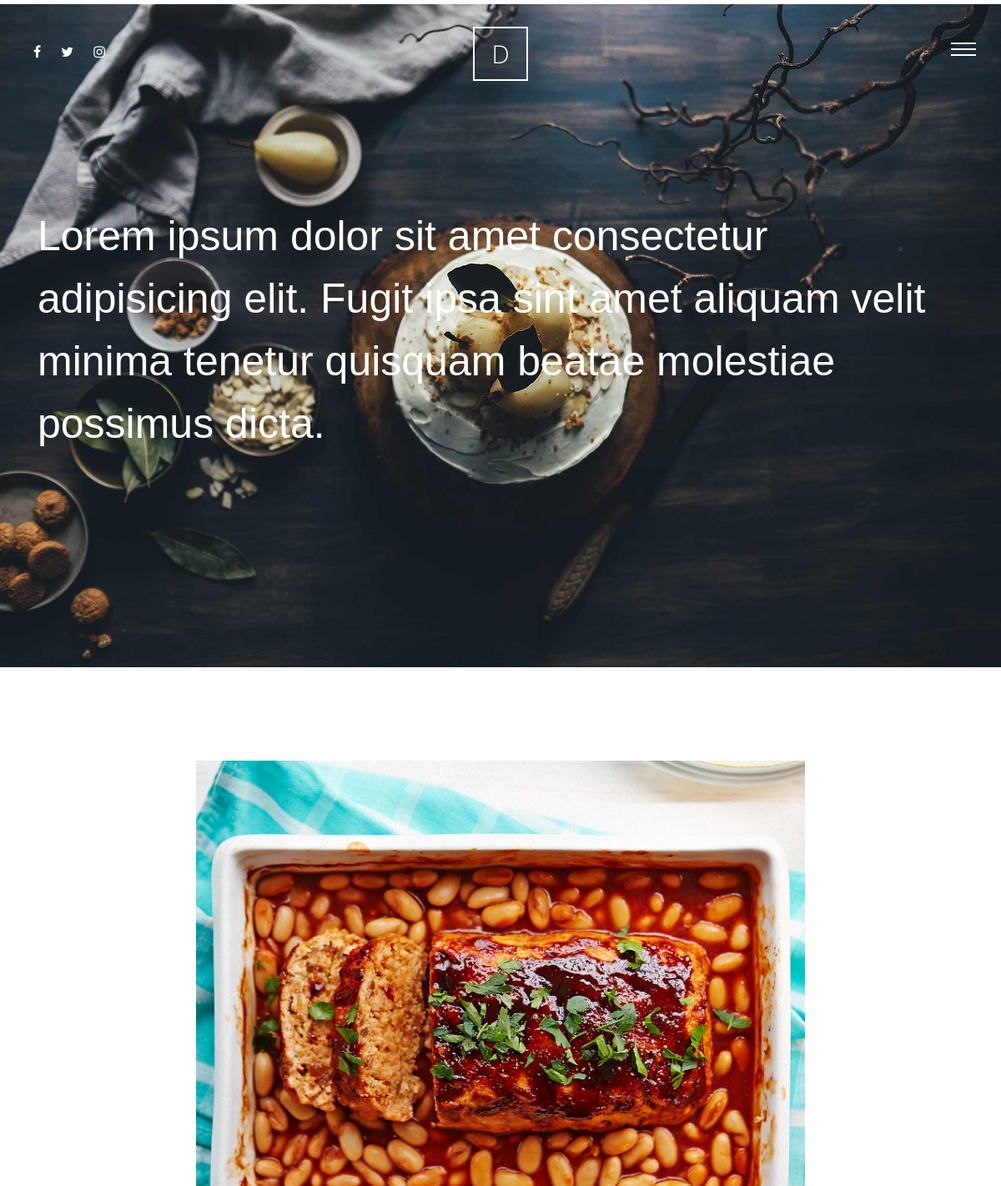
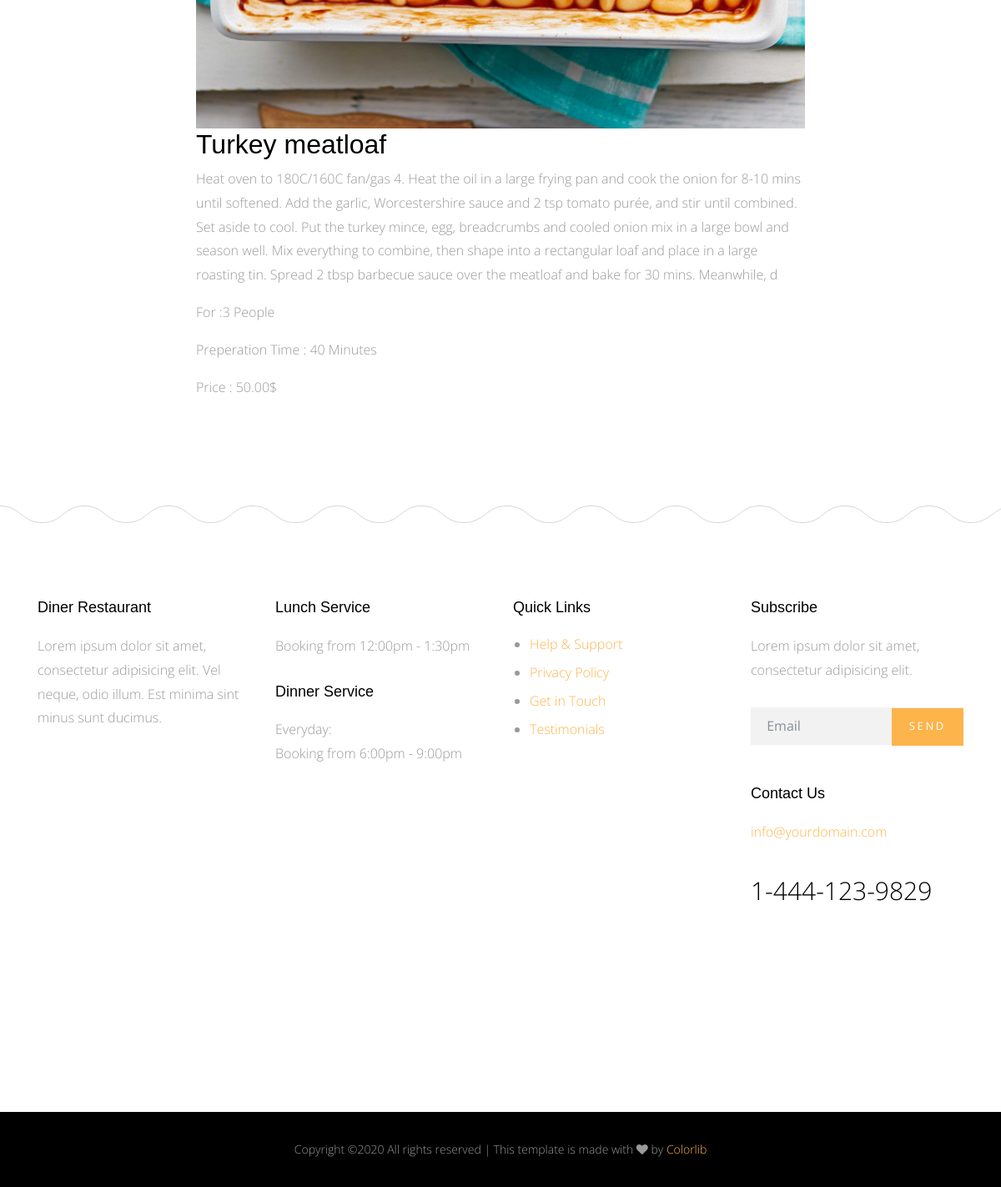
Page /meals/turkey-meatloaf on the committed database (2 pictures, top to bottom).
### meals/models.py (models this page shows, shortened)
class Meals(models.Model):
    name = models.CharField(max_length=50)
    description = models.TextField(max_length=500)
    category = models.ForeignKey('Category' , on_delete=models.SET_NULL , null=True)
    people = models.IntegerField()
    price = models.DecimalField(max_digits=5 , decimal_places=2)
    preperation_time =models.IntegerField()
    image = models.ImageField(upload_to='meals/')
    slug = models.SlugField(blank=True, null=True)
    class Meta:
        verbose_name = 'meal'
        verbose_name_plural = 'meals'
    def __str__(self):
        return self.name

### meals/views.py (the view)
# urls.py: path('<slug:slug>' , views.meal_detail , name='meal_detail')
def meal_detail(request , slug):
    meal_detail = Meals.objects.get(slug=slug)
    context = {'meal_detail' : meal_detail}
    return render(request , 'Meals/detail.html' , context)

### meals/templates/Meals/detail.html (shortened to what this page needs)
{% extends 'base.html' %}
{% load static %}
{% block body %}
      <div class="main-wrap">
        <div class="cover_1">
          <div class="img_bg" style="background-image: url({% static 'site_static/img/slider-1.jpg' %})" data-stellar-background-ratio="0.5">
            <div class="container">
              <div class="row align-items-center">
                <div class="col-md-12" data-aos="fade-up">
                  <h2 class="heading">Lorem ipsum dolor sit amet consectetur adipisicing elit. Fugit ipsa sint amet aliquam velit minima tenetur quisquam beatae molestiae possimus dicta.</h2>
                </div>
              </div>
            </div>
          </div>
        </div>
        <div class="section">
          <div class="container">
            <div class="row justify-content-center">
              <div class="col-md-8" data-aos="fade-up">
                    <img class="meal_img" src="{{meal_detail.image.url}}" alt="">
                    <h2>{{meal_detail}}</h2>
                    <p>{{meal_detail.description}}</p>
                    <p>For :{{meal_detail.people}} People</p>
                    <p>Preperation Time : {{meal_detail.preperation_time}} Minutes</p>
                    <p>Price : {{meal_detail.price}}$ </p>
              </div>
            </div>
          </div>
        </div>
      </div>
      {% endblock body %}

### static/site_static/css/style.css (style rules this page uses)
html { overflow-x: hidden; }
body { background: #fff; font-family: "Open Sans", cursive; font-size: 16px; line-height: 1.8; font-weight: 300; color: #999999; }
h1, h2, h3, h4, h5 { color: #000; font-family: "Playfair Display", Arial, sans-serif; }
.section { padding: 7em 0; }
.cover_1 { position: relative; }
.cover_1 .img_bg { background-repeat: no-repeat; background-size: cover !important; background-position: center center; }
.cover_1 .img_bg, .cover_1 .img_bg > .container > .row { min-height: 700px; height: 100vh; }
.cover_1 .heading { color: white; font-weight: 300; font-size: 30px; line-height: 1.5; }
@media (min-width: 768px) { .cover_1 .heading { font-size: 50px; line-height: 1.5; } }
.meal_img { width: 100% !important ; }

### rows in the picture
Meals: image (picture), name "Turkey meatloaf", description "Heat oven to 180C/160C fan/gas 4. Heat the oil in a large frying pan and cook the onion for 8-10 mins until softened. Add the garlic, Worcestershire sauce and 2 tsp tomato purée, and stir until combined. Set aside to cool. Put the turkey mince, egg, breadcrumbs and cooled onion mix in a large bowl and season well. Mix everything to combine, then shape into a rectangular loaf and place in a large roasting tin. Spread 2 tbsp barbecue sauce over the meatloaf and bake for 30 mins. Meanwhile, d", people "3", preperation_time "40", price "50.00"
